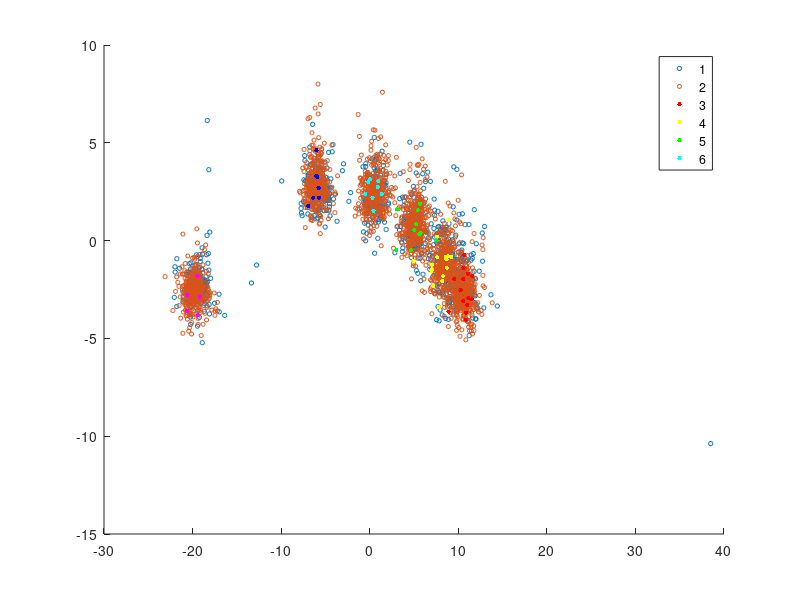

This figure's MATLAB source: (Note: this script raises an error after producing the figure.)
% 8DOF data visual example
% Code written by Lawrence Bull
clearvars
close all; clc;
addpath('funcs')

%% load training and test data
load('data.mat') % the simulated data from the MSSP paper
% x, y -> training data
% x_test, y_test -> test data


Y = unique(y); % label space
% split into labelled unlabelled sets
N = size(x,1);
n = floor(.03*N); % no# labelled data (3 % of training data)
m = size(x,1) - n; % no# of unlabelled data
idx = sort(randperm(N,n));
x_l = x(idx,:); % labelled observations
y_l = y(idx,:);
x_u = x(setdiff(1:N, idx),:); % unlabelled observations (hidden labels)
% y_u = y(setdiff(1:N, idx));
k = length(unique(Y));

figure(1);
CLR = hsv(k);
% plot the labelled/unlabelled/test subsets
% labelled data - colour markers
% unlabelled data - black markers
% test data - (small) red markers
s0 = scatter(x_test(:,1), x_test(:,2), 10, 'r.');
hold on;
s1 = scatter(x_u(:,1),x_u(:,2),9,'k.');
% hold on;
s2 = gscatter(x_l(:,1),x_l(:,2),y_l, CLR,'.',10);
legend([s2;s1;s0], ...
    {'1','2','3','4','5','6', '{x}_{u,i}','{x}^*_i'},...
    'location', 'northoutside', 'orientation', 'horizontal', 'box','off');
xlim([-25 15]);ylim([-12 12]);
xlabel('x_i^{(1)}');ylabel('x_i^{(2)}')
hold off;

%% learn the classifier given the labelled data only

[mu_n, k_n, v_n, S_n, lamda, SigMAP, muMAP] = BCMG_train(x_l, y_l);
% plot the model given the supervised data *only*
figure(2);
s1 = gscatter(x_l(:,1),x_l(:,2),y_l,CLR,'.',10); hold on; % labelled data
% plot the ellipses
for i = 1:k
    plot_clusters(muMAP(i,:), SigMAP(:,:,i))
end
plot_clusters2([0,0], eye(2)) % plot the prior
hold off;
legend(s1, {'1','2','3','4','5','6'},...
    'location', 'south', 'orientation', 'horizontal','box','off');
xlim([-25 15]);ylim([-12 12]);
xlabel('x_i^{(1)}');ylabel('x_i^{(2)}')
title('supervised GMM')
hold off;

% predict
[y_pred] = BCMG_predict(x_test, mu_n, k_n, v_n, S_n, lamda);
% accuracy
acc1 = sum(y_pred == y_test)/size(y_test,1);
fprintf('supervised accuracy: %.2f\n', acc1)

%% update GMM using the unlabelled data

[mu_nu, k_nu, v_nu, S_nu, lamda_u, Sig_MAP, mu_MAP, log_lik] = ...
    GMM_EMupdate(x_u, x_l, y_l, mu_n, k_n, v_n, S_n, lamda, SigMAP, muMAP);
%
figure(3) % check the log-likelihood increased during training
scatter(1:length(log_lik), log_lik,'.')
xlabel('iteration'); ylabel('log likelihood')

% plot the model given the semi-supervised dataset
% labelled *and* unlabelled data
figure(4);
su=scatter(x_u(:,1),x_u(:,2),20,'k.'); hold on;  % unlabelled data
sl=gscatter(x_l(:,1),x_l(:,2),y_l,CLR,'.',10); hold on; % labelled data
su.MarkerEdgeAlpha = 0.5;
% plot the ellipses
theta = 0:0.1:2*pi;
for i = 1:k
    plot_clusters(mu_MAP(i,:), Sig_MAP(:,:,i))
end
plot_clusters2([0,0], eye(2)) % plot the prior
hold off;
legend([sl;su], {'1','2','3','4','5','6','{x}_{ui}'},...
    'location', 'south', 'orientation', 'horizontal','box','off');
xlim([-25 15]);ylim([-12 12]);
xlabel('x_i^{(1)}');ylabel('x_i^{(2)}')
title('semi-supervised GMM')
hold off;

% predict
[y_pred] = BCMG_predict(x_test, mu_nu, k_nu, v_nu, S_nu, lamda_u);
% accuracy
acc2 = sum(y_pred == y_test)/size(y_test,1);
fprintf('semi-supervised accuracy: %.2f\n', acc2)

% performance increase through semi-supervised learning
% accuracy
fprintf('accuracy increase: %.2f%%\n', 100*(acc2-acc1))

